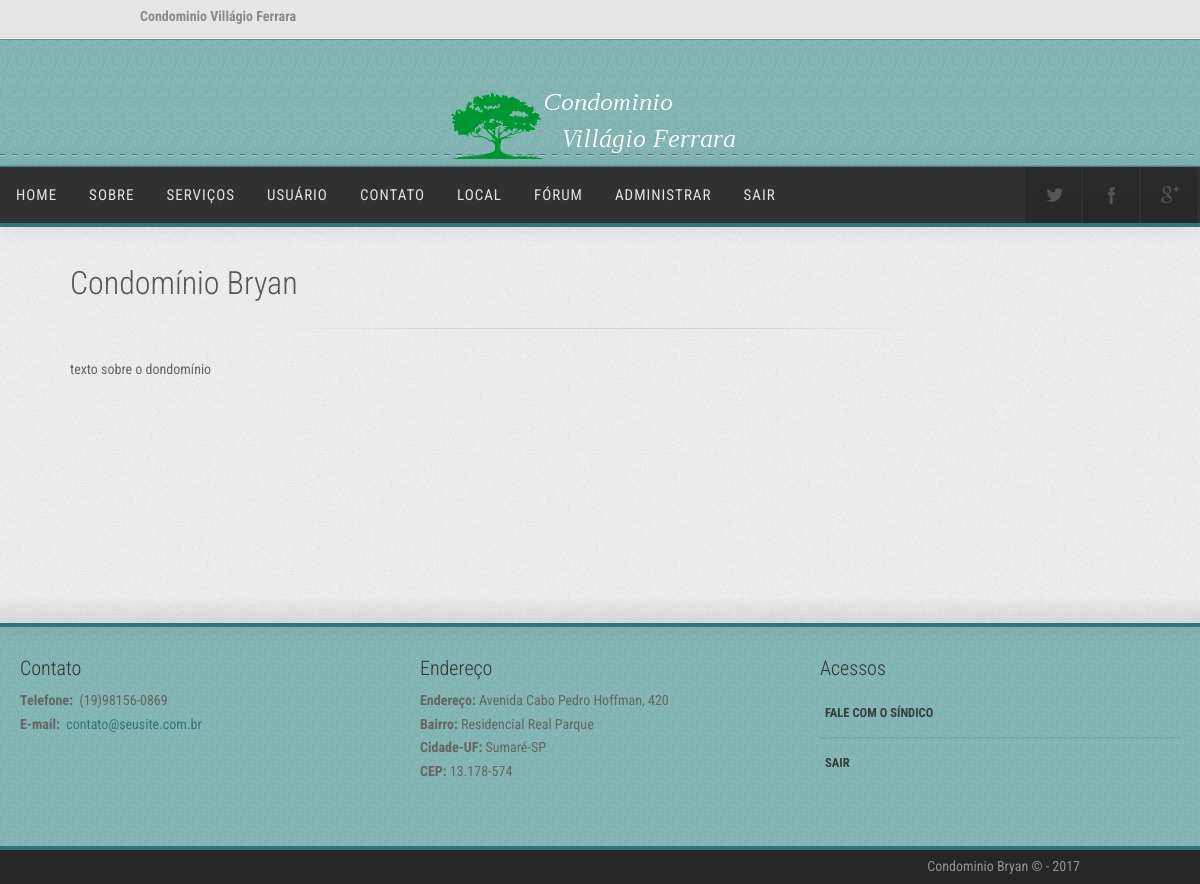
/?pg=2 (signed in), run on the app's committed database.
### tables this page shows
CREATE TABLE `condominio` (
  `cod_condominio` int(11) NOT NULL,
  `tit_condominio` varchar(200) NOT NULL,
  `txt_condominio` text NOT NULL
);

CREATE TABLE `configuracoes` (
  `id_config` int(11) NOT NULL,
  `contato_email` varchar(255) NOT NULL,
  `contato_fone` varchar(15) NOT NULL,
  `endereco_config` varchar(400) NOT NULL,
  `bairro_config` text NOT NULL,
  `cidade_config` text NOT NULL,
  `cep_config` varchar(300) NOT NULL,
  `facebook` varchar(255) NOT NULL,
  `twitter` varchar(255) NOT NULL,
  `googleplus` varchar(255) NOT NULL,
  `email_sindico` varchar(255) NOT NULL,
  `titulo_pagina` varchar(255) NOT NULL,
  `titulo_pagina_adm` varchar(255) NOT NULL,
  `limiteCancelamento` int(3) NOT NULL,
  `prazocriarlista` int(11) NOT NULL,
  `meumapa` text NOT NULL,
  `contato_site` varchar(255) NOT NULL,
  `tit_home` varchar(280) NOT NULL,
  `enderecoDoRss` text NOT NULL,
  `QuantidadeExibir` int(10) NOT NULL,
  `visitante_conf` int(11) NOT NULL,
  `forum_conf` int(1) NOT NULL,
  `boleto_conf` int(11) NOT NULL,
  `photosmall` text NOT NULL,
  `photobig` text NOT NULL
);

### paginas/config.php (called while the page is built, shortened)
<?
include_once "funcoes.bd.php";
$sql6  = " SELECT * FROM configuracoes";
$res6  = db_query($sql6);
$contato_email	= db_result($res6,"contato_email");
$contato_fone	= db_result($res6,"contato_fone");
$facebook= db_result($res6,"facebook");
$twitter=db_result($res6,"twitter");
$googleplus=db_result($res6,"googleplus");
$endereco_config = db_result($res6,"endereco_config");
$bairro_config = db_result($res6,"bairro_config");
$cidade_config = db_result($res6,"cidade_config");
$cep_config = db_result($res6,"cep_config");
$titulo_pagina = db_result($res6,"titulo_pagina");
$cd_cat_usuario = $_SESSION['CD_CAT_USUARIO'];
$sql10  = " SELECT * FROM permissoes WHERE cd_cat_usuario = $cd_cat_usuario";
$res10  = db_query($sql10);
$condominio_perm= db_result($res10,"condominio_perm");
?>

### paginas/funcoes.bd.php (called while the page is built, shortened)
<?
    function db_query($sql){
        $res = @mysql_query($sql);
		return $res;
    }
    function db_result($res, $coluna, $linha=0){
		$result = @mysql_result($res, $linha, $coluna);
		return $result;
    }
?>

### paginas/autenticamenu.php (called while the page is built)
<?
if ( (! $_SESSION['CD_CAT_USUARIO']) or (trim($_SESSION["CD_CAT_USUARIO"]) == "") ){
	$logado = "offline";
}
else{
	$logado = "online";
}
?>

### index.php (the view, shortened to what this page needs)
<?php
include_once "paginas/config.php";
include_once "paginas/autenticamenu.php";
?>
<!DOCTYPE html>
<html lang="pt-br">
<head>
<link rel="stylesheet" href="css/bootstrap.css" rel="stylesheet">
<link rel="stylesheet" href="css/animate.css" rel="stylesheet">
<link rel="stylesheet" href="css/font-awesome.css" rel="stylesheet">
<link rel="stylesheet" href="css/nexus.css" rel="stylesheet">
<link rel="stylesheet" href="css/responsive.css" rel="stylesheet">
<link rel="stylesheet" href="css/table-responsive.css" rel="stylesheet">
<link href="js/bootstrap-wysihtml5/bootstrap3-wysihtml5.min.css" rel="stylesheet" type="text/css" />
</head>
    <body>
        <div id="body-bg">
        <div id="pre-header" class="background-gray-lighter">
          <div class="container no-padding">
            <div class="row hidden-xs">
              <div class="col-sm-6 padding-vert-5"> <strong>Condominio Villágio Ferrara</strong>&nbsp;
              </div>
              <div class="col-sm-6 text-right padding-vert-5"> <strong></strong>&nbsp;
              </div>
            </div>
          </div>
        </div>
        <div id="header">
          <div class="container">
            <div class="row">
              <div class="logo"> <a href="index.php" title=""> <img src="img/logo.png" alt="Logo" /> </a> </div>
            </div>
          </div>
        </div>
        <div id="hornav" class="bottom-border-shadow">
          <div class="container no-padding border-bottom" style="width:100%;">
            <div class="row">
              <div class="col-md-8 no-padding">
                <div class="visible-lg">
                  <ul id="hornavmenu" class="nav navbar-nav">
                    <? include_once "paginas/menu.php"; ?>
                  </ul>
                </div>
              </div>
              <div class="col-md-4 no-padding">
                <ul class="social-icons pull-right">
                  <li class="social-twitter">
                    <? if($twitter != ""){ echo " <a href='http://twitter.com/".$twitter."' target='_blank' title='Twitter'></a>";} ?>
                  </li>
                  <li class="social-facebook">
                    <? if($facebook != ""){ echo " <a href='http://facebook.com/".$facebook."' target='_blank' title='Facebook'></a>";} ?>
                  </li>
                  <li class="social-googleplus">
                    <? if($googleplus != ""){ echo " <a href='https://plus.google.com/+".$googleplus."' target='_blank' title='Google'></a>";} ?>
                  </li>
                </ul>
              </div>
            </div>
          </div>
        </div>
        <div id="content" class="bottom-border-shadow" style="width:100%;">
          <div class="container bottom-border" style="min-height:400px; width:100%;">
            <div class="opinclude">
                <? include_once "paginas/opcaoinclude.php"; ?>
            </div>
          </div>
        </div>
        <? include_once "paginas/footer.php"; ?>
    </body>
</html>

### paginas/condominio.php (shortened to what this page needs)
<?php
if($condominio_perm==1){
$cod_condominio = 1;
$sql  = " SELECT * FROM condominio WHERE cod_condominio = ".$cod_condominio;
$res  = db_query($sql);
?>
<div>
<div align="left">
	<div width="373" height="30" align="left" valign="middle" class="titulo">
    	<h2><?= db_result($res,"tit_condominio"); ?></h2>
    	<hr></div>
	</div>
</div>
<div height="496" valign="top" style="text-align:justify;">
<?= db_result($res,"txt_condominio"); ?></div>
</div>
<? } else {
	 RedirecionaRapido("index.php");
	 exit();
} ?>

### paginas/footer.php (shortened to what this page needs)
<div id="base" style="width:100%;">
  <div class="container bottom-border padding-vert-30" style="width:100%; padding-left:20px; padding-right:20px;">
    <div class="row">
      <div class="col-md-4">
        <h3 class="margin-bottom-10">Contato</h3>
        <p class="text">
          <b>Telefone:</b></span>&nbsp;
          <?=$contato_fone?>
          <br>
          <b>E-mail:</b><a href="<?=$contato_email?>">&nbsp;
          <?=$contato_email?>
          </a> <br>
        </p>
      </div>
      <div class="col-md-4 margin-bottom-20">
        <h3 class="margin-bottom-10">Endereço</h3>
        <p><b> Endereço:</b>
          <?=$endereco_config?>
          <br />
          <b>Bairro:</b>
          <?=$bairro_config?>
          <br />
          <b>Cidade-UF:</b>
          <?=$cidade_config?>
          <br />
          <b>CEP:</b>
          <?=$cep_config?>
        </p>
      </div>
      <div class="col-md-4 margin-bottom-20">
        <h3 class="margin-bottom-10">Acessos</h3>
        <ul class="menu">
          <li>
            <? if ($logado == "online"){ ?>
            <a href="?pg=21"><span style="color:#313131; opacity: 0.9;"><b>Fale com o S&iacute;ndico</b><span></a>
            <? } else { ?>
            <a href="?pg=20"><span style="color:#313131; opacity: 0.9;"><b>Solicitar Acesso</b><span></a>
            <? } ?>
          </li>
          <li>
            <? if ($logado == "online"){ ?>
            <a href="?pg=24"><span style="color:#313131; opacity: 0.9;"><b>Sair</b><span></a>
            <? } else { ?>
            <a href="?pg=1"><span style="color:#313131; opacity: 0.9;"><b>Entrar</b><span></a>
            <? } ?>
          </li>
        </ul>
      </div>
    </div>
  </div>
</div>
<div id="footer" class="background-grey">
  <div class="container">
    <div class="row">
      <div id="footermenu" class="col-md-8"> </div>
      <div id="copyright" class="">
        <p class="pull-right"><?=$titulo_pagina?>  &copy; <a href="http://condominiovillagioferrara.esy.es" target="_blank"></a> - <a href=""></a>2017</p>
      </div>
    </div>
  </div>
</div>

### data on the page
condominio: tit_condominio "Condomínio Bryan", txt_condominio "texto sobre o dondomínio"
configuracoes: contato_fone "(19)98156-0869", contato_email "contato@seusite.com.br", endereco_config "Avenida Cabo Pedro Hoffman, 420", bairro_config "Residencial Real Parque", cidade_config "Sumaré-SP", cep_config "13.178-574", titulo_pagina "Condominio Bryan"
